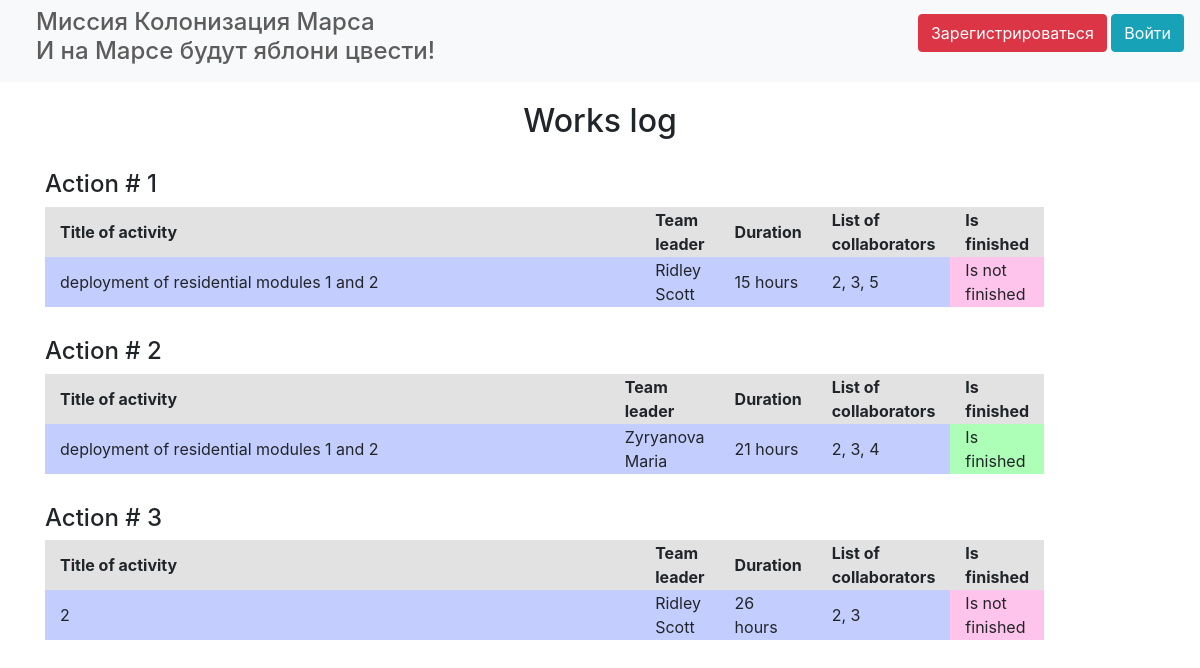
The page / on the database its author committed.
### data/jobs.py (models this page shows)
class Jobs(SqlAlchemyBase):
    __tablename__ = 'job'
    id = sqlalchemy.Column(sqlalchemy.Integer, primary_key=True, autoincrement=True)
    team_leader = sqlalchemy.Column(sqlalchemy.Integer,
                                    sqlalchemy.ForeignKey("users.id"))
    job = sqlalchemy.Column(sqlalchemy.Text)
    work_size = sqlalchemy.Column(sqlalchemy.Integer, nullable=True)
    collaborators = sqlalchemy.Column(sqlalchemy.String, nullable=True)
    start_date = sqlalchemy.Column(sqlalchemy.DateTime, nullable=True)
    end_date = sqlalchemy.Column(sqlalchemy.DateTime, nullable=True)
    is_finished = sqlalchemy.Column(sqlalchemy.Boolean, nullable=True)
    user = orm.relation("User")

### data/users.py (models this page shows, shortened)
class User(SqlAlchemyBase, UserMixin):
    __tablename__ = 'users'
    id = sqlalchemy.Column(sqlalchemy.Integer, primary_key=True, autoincrement=True)
    surname = sqlalchemy.Column(sqlalchemy.String, nullable=True)
    name = sqlalchemy.Column(sqlalchemy.String)
    age = sqlalchemy.Column(sqlalchemy.Integer, nullable=True)
    position = sqlalchemy.Column(sqlalchemy.String, nullable=True)
    speciality = sqlalchemy.Column(sqlalchemy.String, nullable=True)
    address = sqlalchemy.Column(sqlalchemy.String, nullable=True)
    email = sqlalchemy.Column(sqlalchemy.String, index=True, unique=True, nullable=True)
    hashed_password = sqlalchemy.Column(sqlalchemy.String, nullable=True)
    modified_date = sqlalchemy.Column(sqlalchemy.DateTime, default=datetime.datetime.now)
    jobs = orm.relation("Jobs", back_populates='user')

### main.py (the view)
@app.route("/")
def works_log():
    session = db_session.create_session()
    jobs = session.query(Jobs).all()
    return render_template("works_log.html", jobs=jobs)

### data/db_session.py (called while the page is built)
def create_session() -> Session:
    global __factory
    return __factory()

### templates/works_log.html (shortened to what this page needs)
{% extends "base.html" %}
{% block content %}
    <h2 style="margin-top: 20px" class="text-center">Works log</h2>
    {% for job in jobs %}
        <h4 style="margin-top: 30px">Action # {{ job.id }}</h4>
        <table width="90%">
            <thead>
                <tr style="background-color: rgba(221,221,221,0.83)">
                    <th class="col">Title of activity</th>
                    <th class="col">Team leader</th>
                    <th class="col">Duration</th>
                    <th class="col">List of collaborators</th>
                    <th class="col-2">Is finished</th>
                </tr>
            </thead>
            <tbody>
                <tr style="padding: 10px">
                    <td class="col" style="background-color:
                     rgba(183,196,255,0.83)">{{ job.job }}</td>
                    <td class="col" style="background-color:
                    rgba(183,196,255,0.83)">{{ job.user.name}} {{ job.user.surname }}</td>
                    <td class="col" style="background-color:
                    rgba(183,196,255,0.83)">{{ job.work_size}} hours</td>
                    <td class="col" style="background-color:
                     rgba(183,196,255,0.83)">{{ job.collaborators }}</td>
                    {% if job.is_finished %}
                        <td class="col-2" style="background-color: rgba(157,255,170,0.83)">Is finished</td>
                    {% else %}
                        <td class="col-2" style="background-color: rgba(255,184 ,231,0.83)">Is not finished</td>
                    {% endif %}
                </tr>
            </tbody>
        </table>
    {% endfor %}
{% endblock %}

### templates/base.html (shortened to what this page needs)
<!doctype html>
<html lang="en">
<head>
    <link rel="stylesheet"
          href="https://stackpath.bootstrapcdn.com/bootstrap/4.4.1/css/bootstrap.min.css"
>
    <link rel="stylesheet" type="text/css" href="/static/css/style.css" />
</head>
<body>
<header>
    <nav class="navbar navbar-light bg-light">
        <h4 class="style">Миссия Колонизация Марса
            <br>И на Марсе будут яблони цвести!</h4>
        {% if current_user.is_authenticated %}
            <a class="navbar-brand" href="/logout">{{ current_user.name }}</a>
        {% else %}
            <p>
                <a class="btn btn-danger" href="/register">Зарегистрироваться</a>
                <a class="btn btn-info" href="/login">Войти</a>
            </p>
        {% endif %}
    </nav>
</header>
<main role="main" class="container">
    {% block content %}{% endblock %}
</main>
</body>
</html>

### static/css/style.css (style rules this page uses)
.style { padding-left: 20px; color: #5c5c5c; }

### rows shown on the page
Jobs: id "1", job "deployment of residential modules 1 and 2", user.name "Ridley", user.surname "Scott", work_size "15", collaborators "2, 3, 5", is_finished "Is not finished"
Jobs: id "2", job "deployment of residential modules 1 and 2", user.name "Zyryanova", user.surname "Maria", work_size "21", collaborators "2, 3, 4", is_finished "Is finished"
Jobs: id "3", job "2", user.name "Ridley", user.surname "Scott", work_size "26", collaborators "2, 3", is_finished "Is not finished"
